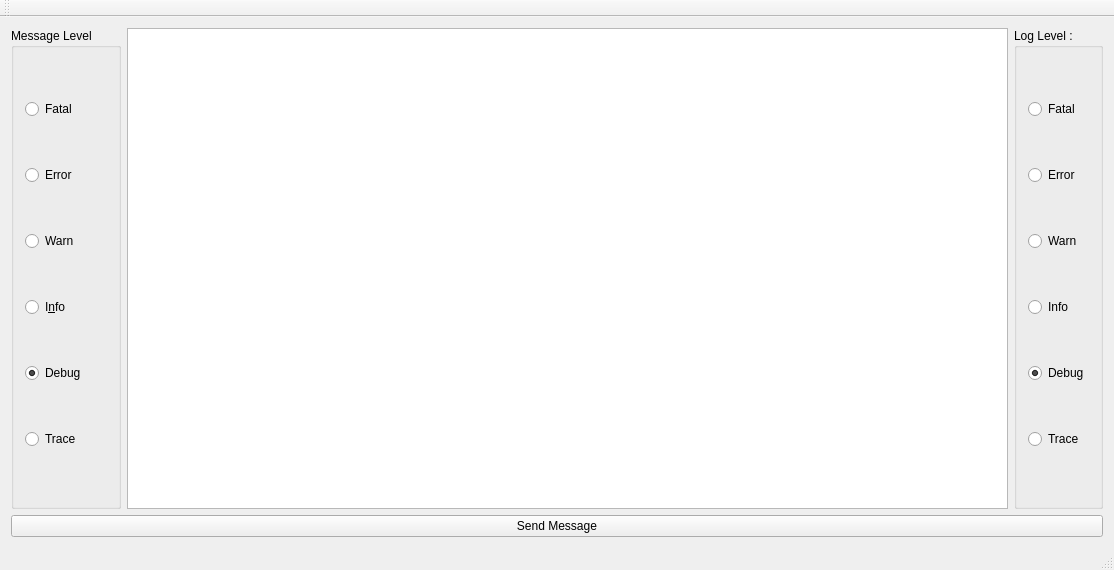
<?xml version="1.0" encoding="UTF-8"?>
<ui version="4.0">
 <class>MainWindow</class>
 <widget class="QMainWindow" name="MainWindow">
  <property name="geometry">
   <rect>
    <x>0</x>
    <y>0</y>
    <width>1114</width>
    <height>570</height>
   </rect>
  </property>
  <property name="windowTitle">
   <string>MainWindow</string>
  </property>
  <widget class="QWidget" name="centralWidget">
   <layout class="QGridLayout" name="gridLayout">
    <item row="1" column="0">
     <widget class="QGroupBox" name="groupBox">
      <property name="title">
       <string>Message Level</string>
      </property>
      <layout class="QVBoxLayout" name="verticalLayout">
       <item>
        <widget class="QRadioButton" name="pFatalBtn">
         <property name="text">
          <string>Fatal</string>
         </property>
        </widget>
       </item>
       <item>
        <widget class="QRadioButton" name="pErrorBtn">
         <property name="text">
          <string>Error</string>
         </property>
        </widget>
       </item>
       <item>
        <widget class="QRadioButton" name="pWarnBtn">
         <property name="text">
          <string>Warn</string>
         </property>
        </widget>
       </item>
       <item>
        <widget class="QRadioButton" name="pInfoBtn">
         <property name="text">
          <string>I&amp;nfo</string>
         </property>
        </widget>
       </item>
       <item>
        <widget class="QRadioButton" name="pDebugBtn">
         <property name="text">
          <string>Debug</string>
         </property>
         <property name="checked">
          <bool>true</bool>
         </property>
        </widget>
       </item>
       <item>
        <widget class="QRadioButton" name="pTraceBtn">
         <property name="text">
          <string>Trace</string>
         </property>
        </widget>
       </item>
      </layout>
     </widget>
    </item>
    <item row="1" column="1">
     <widget class="QPlainTextEdit" name="pErrorsDisplay">
      <property name="plainText">
       <string/>
      </property>
     </widget>
    </item>
    <item row="1" column="2">
     <widget class="QGroupBox" name="groupBox_2">
      <property name="title">
       <string>Log Level :</string>
      </property>
      <layout class="QVBoxLayout" name="verticalLayout_2">
       <item>
        <widget class="QRadioButton" name="pLogFatalBtn">
         <property name="text">
          <string>Fatal</string>
         </property>
        </widget>
       </item>
       <item>
        <widget class="QRadioButton" name="pLogErrorBtn">
         <property name="text">
          <string>Error</string>
         </property>
        </widget>
       </item>
       <item>
        <widget class="QRadioButton" name="pLogWarnBtn">
         <property name="text">
          <string>Warn</string>
         </property>
        </widget>
       </item>
       <item>
        <widget class="QRadioButton" name="pLogInfoBtn">
         <property name="text">
          <string>Info</string>
         </property>
        </widget>
       </item>
       <item>
        <widget class="QRadioButton" name="pLogDebugBtn">
         <property name="text">
          <string>Debug</string>
         </property>
         <property name="checked">
          <bool>true</bool>
         </property>
        </widget>
       </item>
       <item>
        <widget class="QRadioButton" name="pLogTraceBtn">
         <property name="text">
          <string>Trace</string>
         </property>
        </widget>
       </item>
      </layout>
     </widget>
    </item>
    <item row="2" column="0" colspan="3">
     <widget class="QPushButton" name="pSendBtn">
      <property name="text">
       <string>Send Message</string>
      </property>
     </widget>
    </item>
   </layout>
  </widget>
  <widget class="QMenuBar" name="menuBar">
   <property name="geometry">
    <rect>
     <x>0</x>
     <y>0</y>
     <width>1114</width>
     <height>28</height>
    </rect>
   </property>
  </widget>
  <widget class="QToolBar" name="mainToolBar">
   <attribute name="toolBarArea">
    <enum>TopToolBarArea</enum>
   </attribute>
   <attribute name="toolBarBreak">
    <bool>false</bool>
   </attribute>
  </widget>
  <widget class="QStatusBar" name="pStatusBar"/>
 </widget>
 <layoutdefault spacing="6" margin="11"/>
 <resources/>
 <connections/>
</ui>
